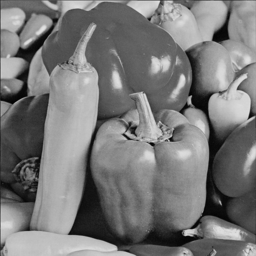
#> input picture cours2025/peppers_256x256_8bits.png, 256 x 256 px
$ jupyter execute Wavelet_stationnary_image.ipynb   (shell and % lines are left out)
#> lines starting #> are read from the running program, lines starting #| are printed output that depends on the picture
<a href="https://colab.research.google.com/github/jecampagne/cours_mallat_cdf/blob/main/cours2025/Wavelet_stationnary_image.ipynb" target="_parent"></a>

# Wavelet denoising an image

PyWavelets liubrary, stationnary wavelet transform

[cell 1]
import skimage
from skimage.transform import resize

[cell 2]
import pywt

[cell 3]
import numpy as np
import matplotlib as mpl
import matplotlib.pyplot as plt
mpl.rc('image', cmap='jet')
mpl.rcParams['font.size'] = 16

[cell 4]
rng = np.random.default_rng(42)  # init random for repetability

[cell 5]
from google.colab import drive
drive.mount('/content/drive', force_remount=True)

[cell 6]
import os
os.chdir("/content/drive/My Drive/Data4CoursSMallat")

[cell 7]
from PIL import Image

[cell 8]
# choice in 'camera',  'calpha', 'peppers' (default),

image_type = 'peppers'


im_frame = Image.open(image_type+"_256x256_8bits.png")
#> im_frame is the input picture: PIL image 256x256 L; min 2, max 226, mean 120.3
im_frame = im_frame.resize((512,512))
#> im_frame: PIL image 512x512 L
clean = np.array(im_frame).reshape((512,512)).astype(np.uint8)

image_max = clean.max()
#> image_max = 231
print('MAX pixel value:',image_max,clean.shape,clean.dtype)
#| MAX pixel value: 231 (512, 512) uint8

[cell 9]
plt.imshow(clean,cmap='gray')
plt.colorbar();
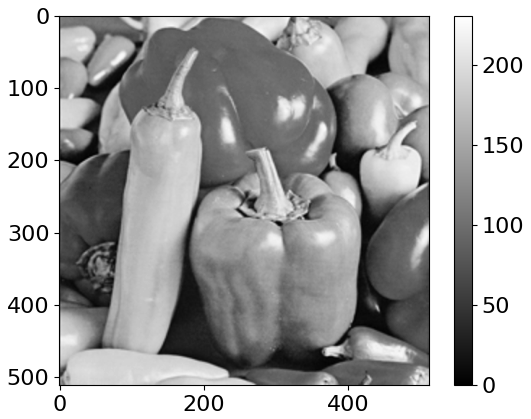
#> figure drawn by matplotlib, 2 panels

# Single step wavelet transform

[cell 10]
def psnr(sig,ref,image_max=255):
  c = np.nanmean((sig-ref)**2)
  return 10*np.log10(image_max**2/c)

[cell 11]
sigma_corrupt = 0.14*image_max  # 0.14 for 18dB noise for  peppers
#> sigma_corrupt = 32.34
noise = rng.normal(scale=sigma_corrupt, size=clean.shape)
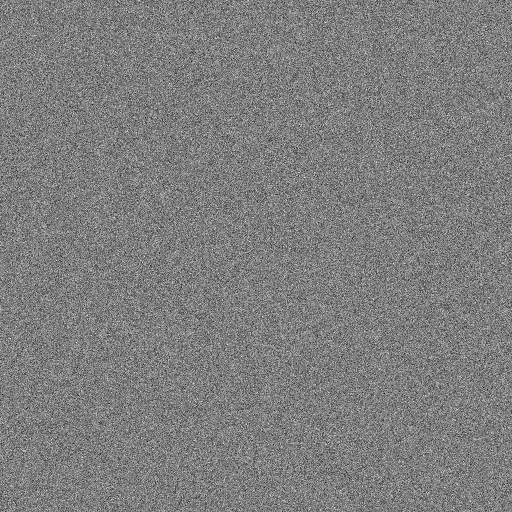
#> noise: shape (512, 512) float64; min -159.4, max 161.9, mean 0; drawn with min black and max white
noisy = clean+noise
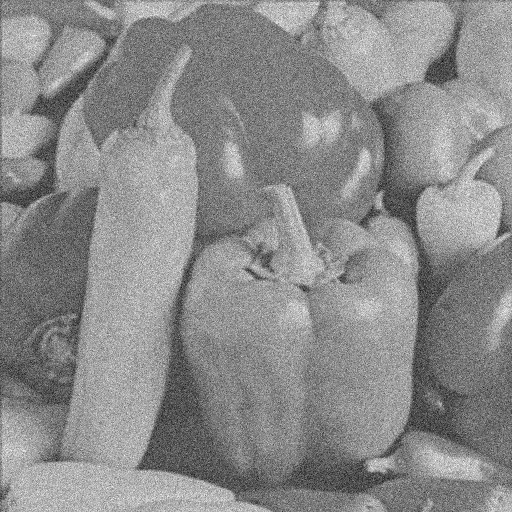
#> noisy: shape (512, 512) float64; min -132.7, max 329.9, mean 120.3; drawn with min black and max white

[cell 12]
psnr(noisy,clean)
#> in psnr, `c = np.nanmean((sig-ref)**2)`: c = 1048.5
#> Out = 17.93

[cell 13]
plt.imshow(noisy,cmap='gray')
plt.colorbar();
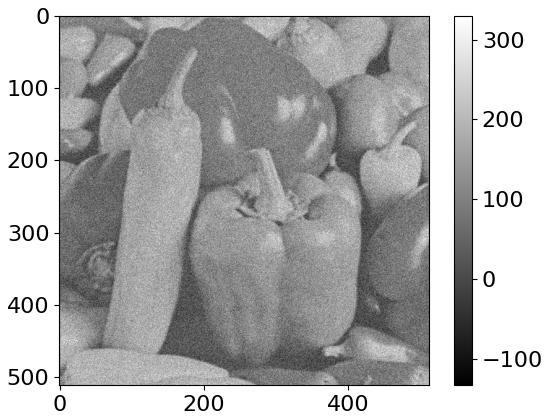
#> figure drawn by matplotlib, 2 panels

[cell 14]
def Energy(x):
  return np.dot(x, x)


def mad(x):
  """! Estimates the Median Absolute Deviation (MAD). MAD is defined to be
  the median of the absolute difference between the input X and median(X).
  """
  return 1.482579 * np.median(np.abs(x - np.median(x)))


def UniversalThreshold(signal, sig_factor=1.0):
  """! Universal threshold  Donoho & Johnstone
  """
  m = signal.size # -> 1D & 2D
  sd = mad(signal) * sig_factor
  thr = sd * np.sqrt(2 * np.log(m))
  return thr

def SteinThreshold(signal):
  """! An implementation of Stein's unbiased rist estimator (SURE)
  inspired by Mathematica
  """
  m = signal.size  # -> 1D & 2D
  _signal = signal.flatten()    # for 2D
  sorted_signal = np.sort(_signal**2)
  c = np.linspace(m-1, 0, m)
  s = np.cumsum(sorted_signal) + c * sorted_signal
  risk = (m - (2.0 * np.arange(m)) + s)
  ibest = np.argmin(risk)
  thr = np.sqrt(sorted_signal[ibest])
  return thr

class Denoising:
    """! Denoising class
    wavelet: name of wavelet (pywt.wavelist(kind='discrete'))
    level: up to which level to apply wavelet decomposition, 0 is max
    thr_mode: type of threshold [hard]/soft
    thr_lbl :if True means thr defined for each level
    pad_mode: print(pywt.Modes.modes)
    """
    def __init__(self,
                 wavelet='haar',
                 level=1,
                 thr_mode='hard',
                 thr_lbl= True,
                 pad_mode='zero',
                 method='universal',
                 factor_univ=1.0
                 ):

        self.wavelet = wavelet
        self.level = level
        self.method = method
        self.thr_mode = thr_mode
        self.thr_lbl = thr_lbl
        self.pad_mode = pad_mode
        self.factor_univ = factor_univ

        self.filter_ = pywt.Wavelet(self.wavelet)    # Wavelet function

        # Check if level is None and set it to 1
        if level is None:
            self.nlevel = 1
        else:
            self.nlevel = level

    def fit(self, signal):
      """
      denoising processing
      """
      _signal = signal.copy()


      # decomposition
      if self.nlevel == 0:
          level = pywt.dwt_max_level(_signal.shape[0],
                                  filter_len=self.filter_.dec_len)
          self.nlevel = level

      norm_swt=True
      coeffs = pywt.swt2(_signal, self.filter_, level=self.nlevel,
                        trim_approx=True, norm=norm_swt)
      dcoeffs = coeffs[1:] # details coeffs
      # thresholding
      if self.thr_lbl:
        # compute threshold at all levels of details and apply accordingly
        thr = [self.DetermineThreshold(np.asarray(level),self.factor_univ)  for level in dcoeffs]

        denoised_detail = [
            (
              pywt.threshold(level, value=thresh, mode=self.thr_mode)
            )
            for thresh, level in zip(thr, dcoeffs)
        ]

      else:
        if self.method == 'universal':
          # compute threshold with detail coefficients at first refinement
          # the length to be considered is the signal length
          data1 = np.asanyarray(coeffs[1])
          thr = self.DetermineThreshold(data1,self.factor_univ)\
                      * np.sqrt(np.log(_signal.size)/np.log(data1.size))
          #print("thr",thr)
          denoised_detail = [
            (
               pywt.threshold(level, value=thr, mode=self.thr_mode)
            )
              for level in dcoeffs
          ]
        else:
          # compute threshold with detail coefficients at first refinement
          #print("taill D1:",len(coeffs[1]))
          data1 = np.asanyarray(coeffs[1])
          thr = self.DetermineThreshold(data1,self.factor_univ)
          #print("thr",thr)
          # apply at all levels of details
          denoised_detail = [
            (
               pywt.threshold(level, value=thr, mode=self.thr_mode)
            )
              for level in dcoeffs
          ]

      # filter
      coeffs = [coeffs[0]] + denoised_detail

      denoised_signal = pywt.iswt2(coeffs, self.filter_, norm=norm_swt)


      return denoised_signal,  self.nlevel

    def DetermineThreshold(self, coeff, factor_univ=1.0):
        """! Determines the value of the threshold.
        - for some threshold applyied to all levels see the code of "fit"
        - 'universal' - The threshold is the sqrt(2*length(x))*mad
        - 'stein' - Stein's unbiased risk estimator
        - 'energy' - Computes the energy of the coefficients and retains a
        predefined percentage of it.

        default method is the 'universal' method.
        """
        thr = 0.0
        if self.method == 'universal':
            thr = UniversalThreshold(coeff, factor_univ)
        elif self.method == 'stein':
            thr = SteinThreshold(coeff)
        else:
            print("No such method detected!")
            print("Set back to default (universal thresholding)!")
            thr = UniversalThreshold(coeff, factor_univ)
        return thr

[cell 15]
# What is the best choice?

thr_modes=['hard','hard', 'soft','soft']
methods=4*['universal']
thr_lbls=4*[False]
factor_univs=[1.0,0.4,1.0,0.6]

best_psnr=-1
best_filtered=None
best_method=None
for wave_name in ["db1","db2",'sym2','sym4']:
  for level_max in [2,3]:
    for i in range(len(methods)):
      wd = Denoising(wavelet=wave_name,
                level=level_max,
                thr_mode=thr_modes[i],
                method=methods[i],
                thr_lbl = thr_lbls[i],
                factor_univ = factor_univs[i]
                )

      denoised_signal, lvl_max  = wd.fit(noisy)
      psnr_cur = psnr(denoised_signal,clean)
      if psnr_cur>best_psnr:
        best_psnr=psnr_cur
        best_filtered = denoised_signal
        best_method = wave_name+ ":" + methods[i]
        if thr_modes[i] is not None:
          best_method += "/"+thr_modes[i]+"/"
        if thr_lbls[i]:
          best_method += "lv by lv"
        else:
          best_method += "all lv"
        best_method += f" lvl_max:{lvl_max}"

      print(wave_name,methods[i],"----" if thr_modes[i] is None else thr_modes[i],",lv by lv," if thr_lbls[i]  else ",  all lv,",
          f"({lvl_max})",factor_univs[i],f"PSNR:{psnr_cur:.2f}")
#> this loop made 4 passes
#> pass 1, in fit, `denoised_signal = pywt.iswt2(coeffs, self.filter_, norm=norm_swt)`:
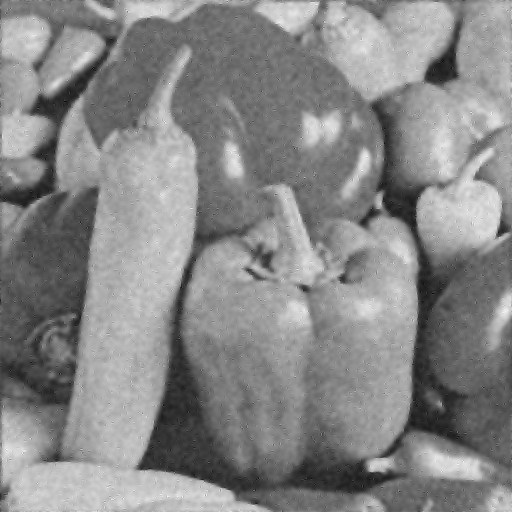
#> denoised_signal: shape (512, 512) float64; min -37.84, max 259.9, mean 120.3; drawn with min black and max white
#> pass 1, in fit (call 3), `denoised_signal = pywt.iswt2(coeffs, self.filter_, norm=norm_swt)`:
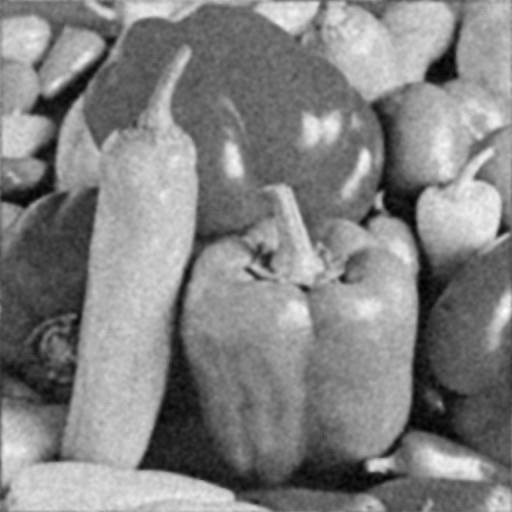
#> denoised_signal: shape (512, 512) float64; min -7.08, max 240.8, mean 120.3; drawn with min black and max white
#> after the loop, best_method = 'db1:universal/soft/all lv lvl_max:2'; best_psnr = 29.91

[cell 16]
fig, axs=plt.subplots(2,3,figsize=(3*3,2*3))
imgs = [clean,noisy,best_filtered]
names=["Clean", "Noisy", "Denoised"]
psnr_all = [None, psnr(noisy,clean), best_psnr]
for i,img in enumerate(imgs):
  axs[0,i].imshow(img,cmap='gray')
  if names[i] != "Clean":
    axs[0,i].set_title(f'{names[i]},PNSR:{psnr_all[i]:.1f}dB',fontsize=15)
  axs[0,i].axes.xaxis.set_ticks([])
  axs[0,i].axes.yaxis.set_ticks([])
  axs[1,i].imshow(img[:150,:150],cmap='gray')
  axs[1,i].axes.xaxis.set_ticks([])
  axs[1,i].axes.yaxis.set_ticks([])
#> this loop made 3 passes

axs[0,2].text(0.,-0.1,best_method,
            backgroundcolor="white", transform=axs[0,2].transAxes,
            fontsize=10);
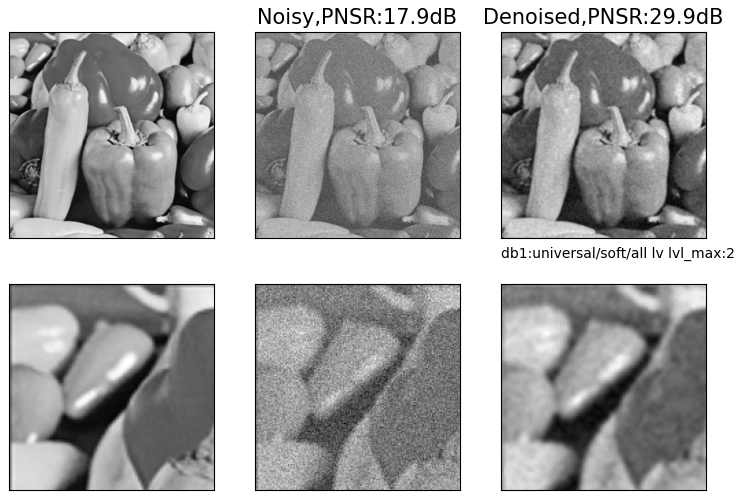
#> figure drawn by matplotlib, 6 panels

$ run again, with cours2025/calpha_256x256_8bits.png copied over cours2025/peppers_256x256_8bits.png
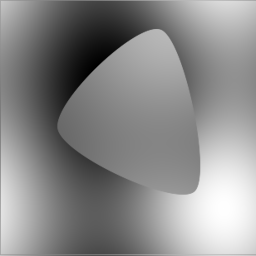
#> input picture cours2025/calpha_256x256_8bits.png, 256 x 256 px
#> im_frame is the input picture: PIL image 256x256 L; min 0, max 255, mean 138
#> im_frame: PIL image 512x512 L
#> image_max = 255
#| MAX pixel value: 255 (512, 512) uint8
#> sigma_corrupt = 35.7
#> c = 1277.7
#> Out = 17.07
#> `[cell 13] plt.imshow(noisy,cmap='gray') plt.colorbar();`:
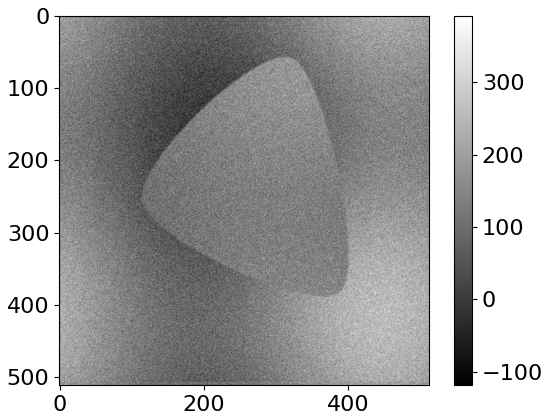
#> figure drawn by matplotlib, 2 panels
#> the loop `for wave_name in ["db1","db2",'sym2','sym4']:` made 4 passes
#> pass 1, in fit (call 3), `denoised_signal = pywt.iswt2(coeffs, self.filter_, norm=norm_swt)`:
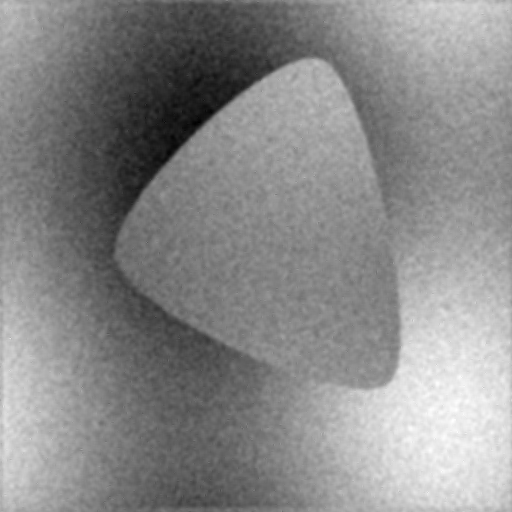
#> denoised_signal: shape (512, 512) float64; min -20.12, max 272.6, mean 138.1; drawn with min black and max white
#> after the loop `for wave_name in ["db1","db2",'sym2','sym4']:`: best_method = 'db1:universal/soft/all lv lvl_max:2'; best_psnr = 31.5
#> the loop `for i,img in enumerate(imgs):` made 3 passes
